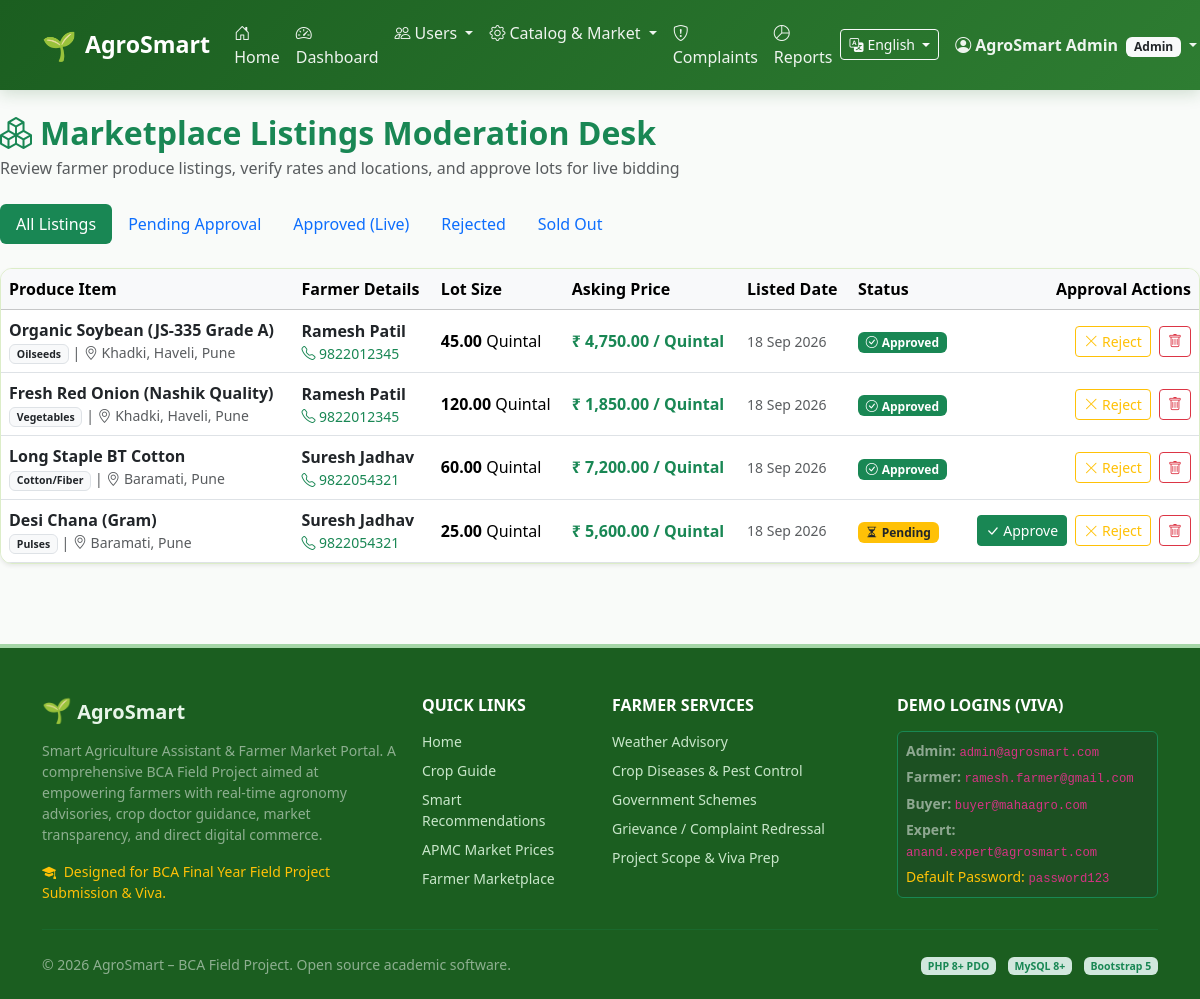
/admin/products.php (signed in), run on the app's committed database.
### tables this page shows
CREATE TABLE `products` (
  `product_id` INT AUTO_INCREMENT PRIMARY KEY,
  `farmer_id` INT NOT NULL,
  `product_name` VARCHAR(150) NOT NULL,
  `category` ENUM('Grains', 'Pulses', 'Oilseeds', 'Vegetables', 'Fruits', 'Cotton/Fiber', 'Spices') NOT NULL,
  `quantity` DECIMAL(10, 2) NOT NULL,
  `unit` VARCHAR(20) NOT NULL DEFAULT 'Quintal',
  `expected_price` DECIMAL(10, 2) NOT NULL COMMENT 'Price per unit in INR',
  `location` VARCHAR(150) NOT NULL,
  `description` TEXT NOT NULL,
  `photo` VARCHAR(255) DEFAULT 'default_crop.jpg',
  `status` ENUM('pending', 'approved', 'rejected', 'sold') NOT NULL DEFAULT 'pending',
  `created_at` DATETIME DEFAULT CURRENT_TIMESTAMP,
  CONSTRAINT `fk_product_farmer` FOREIGN KEY (`farmer_id`) REFERENCES `farmers` (`farmer_id`) ON DELETE CASCADE
);

CREATE TABLE `users` (
  `user_id` INT AUTO_INCREMENT PRIMARY KEY,
  `name` VARCHAR(100) NOT NULL,
  `email` VARCHAR(150) NOT NULL UNIQUE,
  `mobile` VARCHAR(15) NOT NULL,
  `password` VARCHAR(255) NOT NULL,
  `role` ENUM('farmer', 'buyer', 'expert', 'admin') NOT NULL DEFAULT 'farmer',
  `status` ENUM('active', 'blocked') NOT NULL DEFAULT 'active',
  `created_at` DATETIME DEFAULT CURRENT_TIMESTAMP
);

### includes/functions.php (called while the page is built, shortened)
<?php
function e($string) {
    return htmlspecialchars((string)$string, ENT_QUOTES, 'UTF-8');
}

### admin/products.php (the view, shortened to what this page needs)
<?php
$pdo = getDBConnection();
$filterStatus = $_GET['status'] ?? '';
$query = "SELECT p.*, f.village, f.district, u.name as farmer_name, u.mobile as farmer_mobile FROM products p JOIN farmers f ON p.farmer_id = f.farmer_id JOIN users u ON f.user_id = u.user_id WHERE 1=1";
$params = [];
$query .= " ORDER BY p.created_at DESC";
$stmt = $pdo->prepare($query);
$stmt->execute($params);
$products = $stmt->fetchAll();
require_once __DIR__ . '/../includes/header.php';
?>
<div class="d-flex flex-column flex-md-row justify-content-between align-items-md-center mb-4">
  <div>
    <h2 class="fw-bold text-success mb-1"><i class="bi bi-boxes me-2"></i>Marketplace Listings Moderation Desk</h2>
    <p class="text-muted mb-0">Review farmer produce listings, verify rates and locations, and approve lots for live bidding</p>
  </div>
</div>
<ul class="nav nav-pills mb-4">
  <li class="nav-item">
    <a class="nav-link <?= empty($filterStatus) ? 'active bg-success' : '' ?>" href="<?= BASE_URL ?>/admin/products.php">All Listings</a>
  </li>
  <li class="nav-item">
    <a class="nav-link <?= $filterStatus === 'pending' ? 'active bg-warning text-dark' : '' ?>" href="<?= BASE_URL ?>/admin/products.php?status=pending">Pending Approval</a>
  </li>
  <li class="nav-item">
    <a class="nav-link <?= $filterStatus === 'approved' ? 'active bg-success' : '' ?>" href="<?= BASE_URL ?>/admin/products.php?status=approved">Approved (Live)</a>
  </li>
  <li class="nav-item">
    <a class="nav-link <?= $filterStatus === 'rejected' ? 'active bg-danger' : '' ?>" href="<?= BASE_URL ?>/admin/products.php?status=rejected">Rejected</a>
  </li>
  <li class="nav-item">
    <a class="nav-link <?= $filterStatus === 'sold' ? 'active bg-secondary' : '' ?>" href="<?= BASE_URL ?>/admin/products.php?status=sold">Sold Out</a>
  </li>
</ul>
<div class="card card-agro shadow-sm">
  <div class="card-body p-0">
    <div class="table-responsive">
      <table class="table table-hover align-middle mb-0">
        <thead class="table-light">
          <tr>
            <th>Produce Item</th>
            <th>Farmer Details</th>
            <th>Lot Size</th>
            <th>Asking Price</th>
            <th>Listed Date</th>
            <th>Status</th>
            <th class="text-end">Approval Actions</th>
          </tr>
        </thead>
        <tbody>
          <?php if (empty($products)): ?>
            <tr><td colspan="7" class="text-center py-4 text-muted">No produce listings found.</td></tr>
          <?php else: ?>
            <?php foreach ($products as $p): ?>
              <tr>
                <td>
                  <strong class="text-dark fs-6"><?= e($p['product_name']) ?></strong>
                  <div class="small text-muted"><span class="badge bg-light text-dark border"><?= e($p['category']) ?></span> | <i class="bi bi-geo-alt"></i> <?= e($p['location']) ?></div>
                </td>
                <td>
                  <div class="fw-semibold text-dark"><?= e($p['farmer_name']) ?></div>
                  <div class="small text-success"><i class="bi bi-telephone"></i> <?= e($p['farmer_mobile']) ?></div>
                </td>
                <td><strong><?= e($p['quantity']) ?></strong> <?= e($p['unit']) ?></td>
                <td class="text-success fw-bold">₹ <?= number_format($p['expected_price'], 2) ?> / <?= e($p['unit']) ?></td>
                <td class="small text-muted"><?= date('d M Y', strtotime($p['created_at'])) ?></td>
                <td>
                  <?php if ($p['status'] === 'approved'): ?>
                    <span class="badge bg-success"><i class="bi bi-check-circle me-1"></i>Approved</span>
                  <?php elseif ($p['status'] === 'pending'): ?>
                    <span class="badge bg-warning text-dark"><i class="bi bi-hourglass-split me-1"></i>Pending</span>
                  <?php elseif ($p['status'] === 'sold'): ?>
                    <span class="badge bg-secondary">Sold Out</span>
                  <?php else: ?>
                    <span class="badge bg-danger">Rejected</span>
                  <?php endif; ?>
                </td>
                <td class="text-end">
                  <?php if ($p['status'] !== 'approved'): ?>
                    <a href="<?= BASE_URL ?>/admin/products.php?action=approve&id=<?= $p['product_id'] ?>" class="btn btn-sm btn-success me-1" title="Approve Listing">
                      <i class="bi bi-check-lg"></i> Approve
                    </a>
                  <?php endif; ?>
                  <?php if ($p['status'] !== 'rejected'): ?>
                    <a href="<?= BASE_URL ?>/admin/products.php?action=reject&id=<?= $p['product_id'] ?>" class="btn btn-sm btn-outline-warning me-1" title="Reject Listing">
                      <i class="bi bi-x-lg"></i> Reject
                    </a>
                  <?php endif; ?>
                  <a href="<?= BASE_URL ?>/admin/products.php?action=delete&id=<?= $p['product_id'] ?>" class="btn btn-sm btn-outline-danger btn-confirm-delete" data-entity="product lot">
                    <i class="bi bi-trash"></i>
                  </a>
                </td>
              </tr>
            <?php endforeach; ?>
          <?php endif; ?>
        </tbody>
      </table>
    </div>
  </div>
</div>
<?php require_once __DIR__ . '/../includes/footer.php'; ?>

### assets/css/style.css (style rules this page uses)
:root { --agro-primary: #2e7d32; --agro-primary-dark: #1b5e20; --agro-primary-light: #4caf50; --agro-bg-soft: #f1f8e9; --agro-accent-earth: #795548; --agro-accent-gold: #fbc02d; --agro-text-dark: #1f2937; --agro-border-subtle: #dcedc8; }
body { font-family: 'Segoe UI', system-ui, -apple-system, sans-serif; color: var(--agro-text-dark); background-color: #f9fbf9; min-height: 100vh; display: flex; flex-direction: column; }
.card-agro { border: 1px solid var(--agro-border-subtle); border-radius: 12px; background-color: #ffffff; box-shadow: 0 4px 12px rgba(0, 0, 0, 0.04); transition: all 0.25s ease; overflow: hidden; }

### data on the page
products: product_name "Organic Soybean (JS-335 Grade A)", category "Oilseeds", location "Khadki, Haveli, Pune", users.name "Ramesh Patil", users.mobile "9822012345", quantity "45.00", unit "Quintal", expected_price "4,750.00", created_at "18 Sep 2026", status "approved" (drawn)
products: product_name "Fresh Red Onion (Nashik Quality)", category "Vegetables", location "Khadki, Haveli, Pune", users.name "Ramesh Patil", users.mobile "9822012345", quantity "120.00", unit "Quintal", expected_price "1,850.00", created_at "18 Sep 2026", status "approved" (drawn)
products: product_name "Long Staple BT Cotton", category "Cotton/Fiber", location "Baramati, Pune", users.name "Suresh Jadhav", users.mobile "9822054321", quantity "60.00", unit "Quintal", expected_price "7,200.00", created_at "18 Sep 2026", status "approved" (drawn)
products: product_name "Desi Chana (Gram)", category "Pulses", location "Baramati, Pune", users.name "Suresh Jadhav", users.mobile "9822054321", quantity "25.00", unit "Quintal", expected_price "5,600.00", created_at "18 Sep 2026", status "pending" (drawn)

### other printed values
__('nav_home') "Home"
__('nav_dashboard') "Dashboard"
$userName "AgroSmart Admin"
$userRole "Admin"
